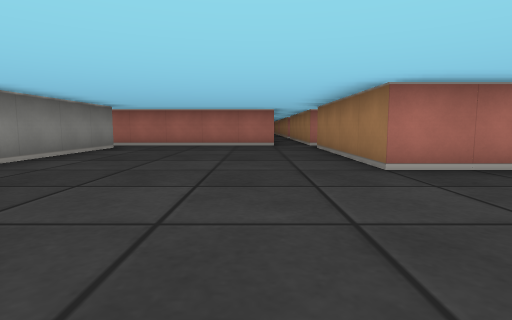
[1] (above)

24 first-person views from a walk through a cub3D level. The camera is about half as high as the walls, tilts 6° down and sees 80° across. The floor is counted in squares. Each view is taken from the middle of a square. On the plan, view 1 faces up. The plan holds only what a view shows up to about 9 squares ahead; the rest is blank.

[2]
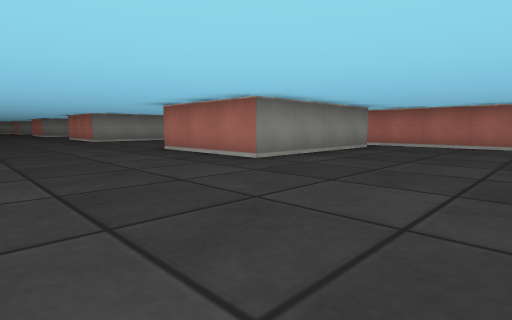

[3]
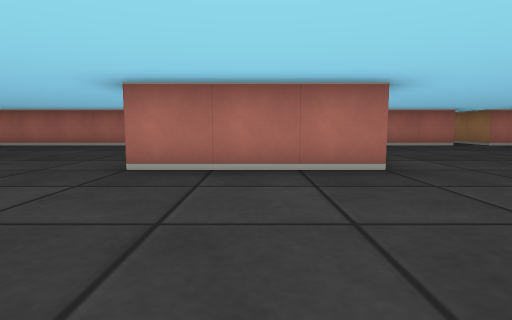

[4]
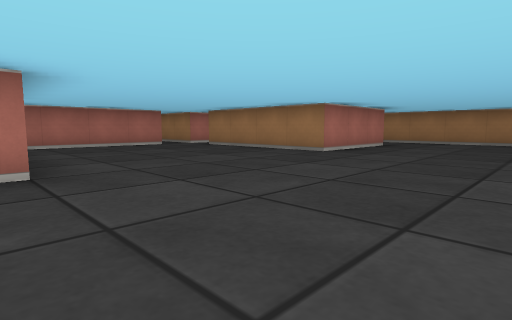

[5]
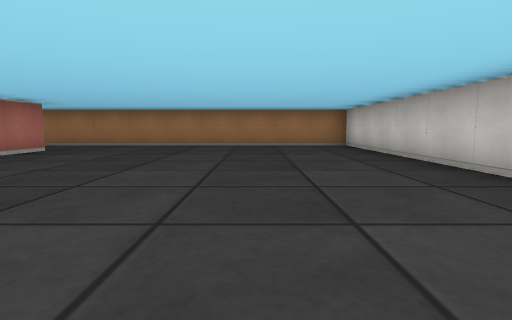

[6]
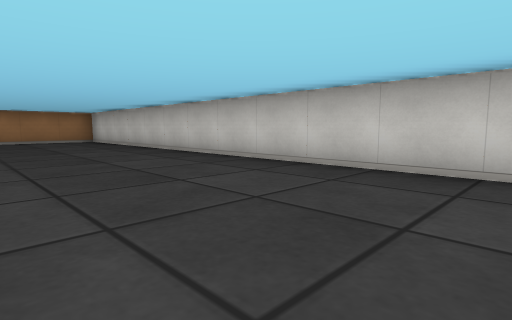

[7]
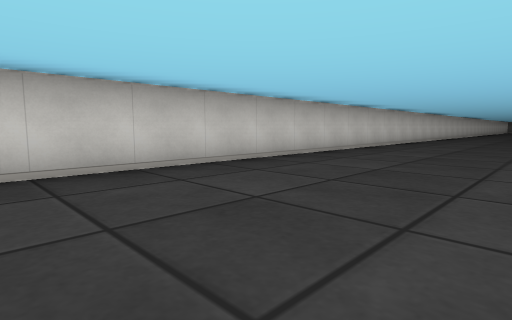

[8]
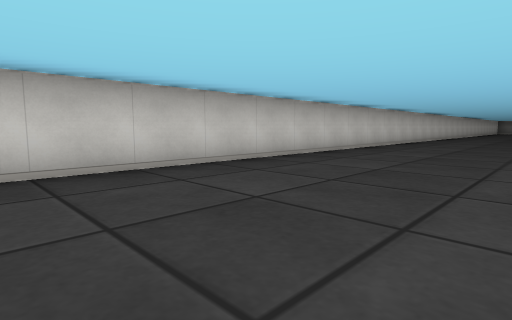

[9]
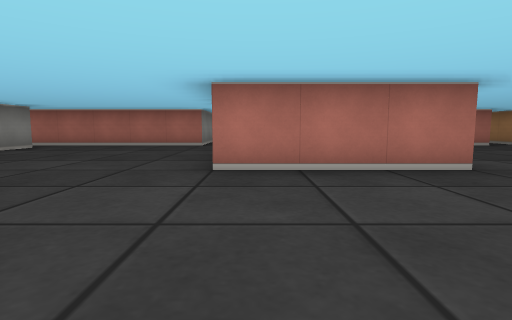

[10]
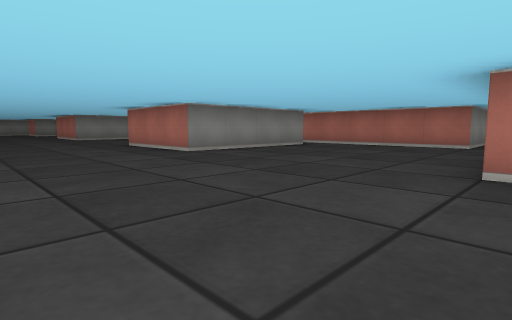

[11]
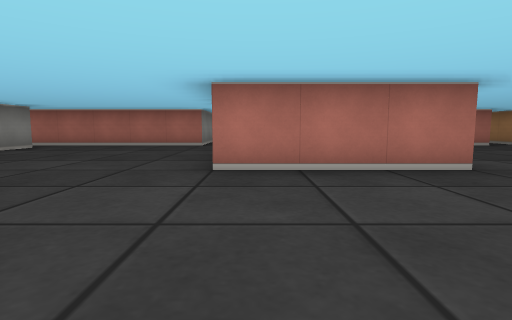

[12]
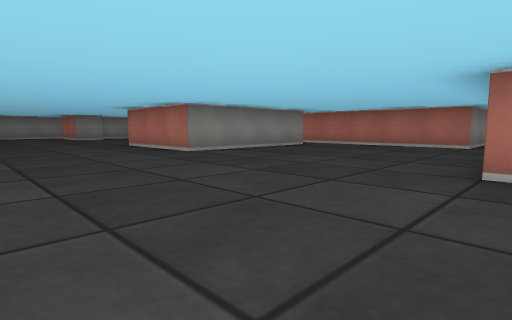

[13]
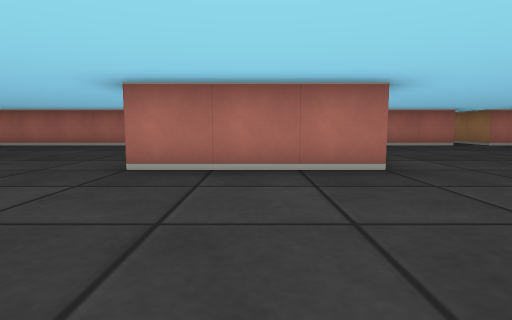

[14]
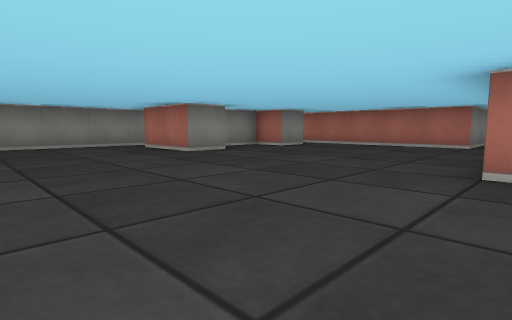

[15]
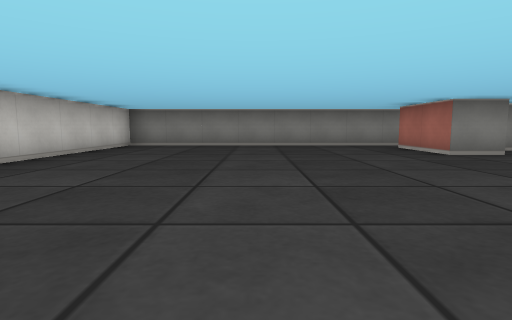

[16]
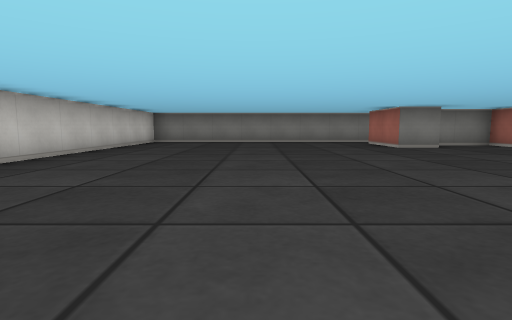

[17]
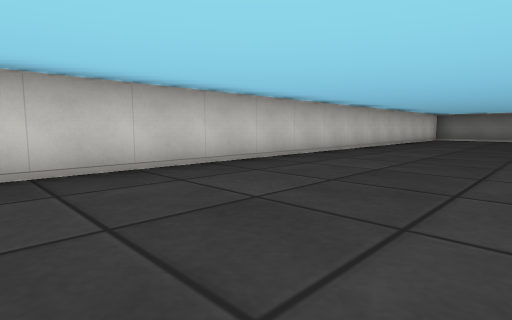

[18]
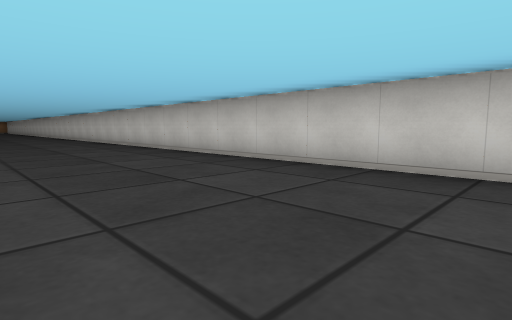

[19]
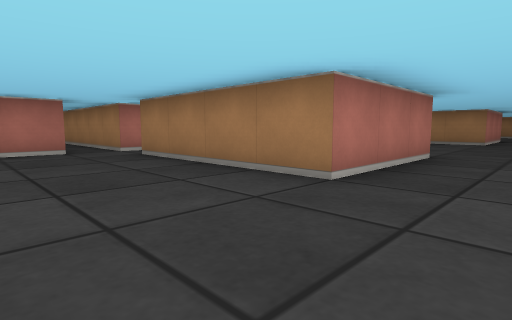

[20]
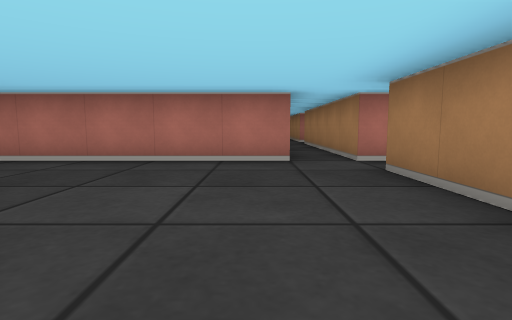

[21]
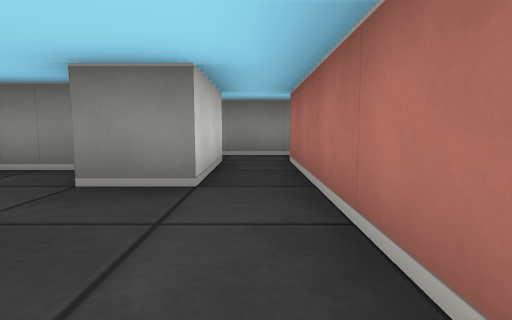

[22]
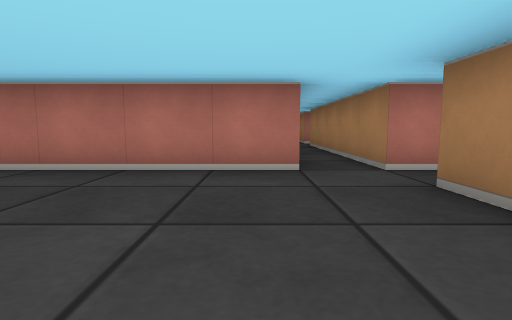

[23]
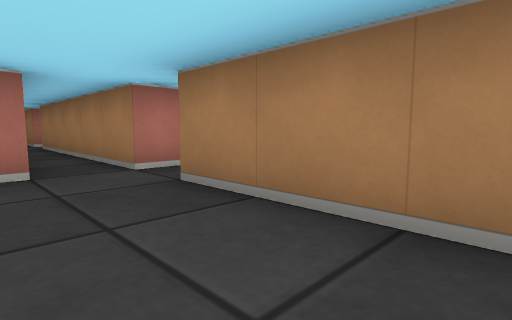

[24]
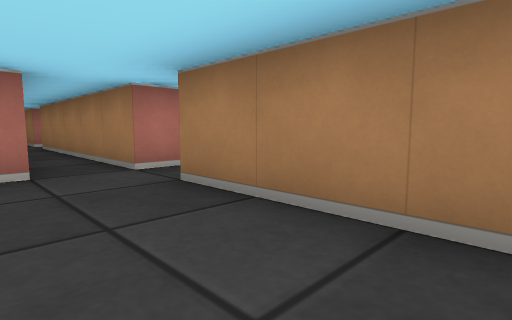

### Floor plan
Points are (right, up) in squares from view 1. A wall is a line through its corners. A room is listed if a view was taken in it or the views show most of it. See-through windows are left out.
Room 1 (views 1, 2, 3, 4, 5, 6, 7, 8, 9, 10, 11, 12, 13, 14, 15, 16, 17, 18, 19, 20, 21, 22, 23, 24)
walls: (-11.5, 7.5) (-11.5, 3.5) (-14.5, 3.5) (-14.5, 7.5); (-7.5, 8.5) (-12.2, 8.5); (-5.9, 8.5) (-6.5, 8.5); (-3.5, 7.6) (-3.5, 3.5) (-6.5, 3.5) (-6.5, 7.5); (-13.9, 8.5) (-14.5, 8.5); (-15.5, 8.5) (-20.2, 8.5); (0.6, 8.5) (-4.1, 8.5); (2.1, 8.5) (1.5, 8.5); (4.6, 3.5) (1.5, 3.5) (1.5, 7.5); (-19.5, 7.5) (-19.5, 3.5) (-22.5, 3.5); (-22.5, 5.8) (-22.5, 7.5); (-22, 8.5) (-22.5, 8.5); (-23.5, 8.5) (-27.5, 8.5); (8.6, 8.5) (5.1, 8.5); (10.1, 8.5) (9.5, 8.5); (-27.5, 4.6) (-27.5, 3.5) (-29.5, 3.5); (-27.5, 7.5) (-27.5, 6.5) (-28.5, 6.5) (-28.5, 5); (12.5, 3.5) (9.5, 3.5) (9.5, 7.4); (-30.5, 4) (-30.5, -3.5) (14.5, -3.5) (14.5, 4.9)
ways out: opening at (-30, 4); opening at (-28.5, 8); opening at (-23, 9); opening at (-15, 9); opening at (-7, 9); opening at (1, 9); opening at (9, 9)

Positions as (right, up) in squares from view 1, and headings:
1: (0, 0), facing up
2: (0, 0), facing up-left
3: (3, 0), facing up
4: (4, 0), facing up-right
5: (6, -1), facing right
6: (3, 0), facing down-right
7: (5, 0), facing down-left
8: (-1, 0), facing down-left
9: (-6, 0), facing up
10: (-6, 0), facing up-left
11: (-14, 0), facing up
12: (-14, 0), facing up-left
13: (-21, 0), facing up
14: (-22, 0), facing up-left
15: (-22, 0), facing left
16: (-20, 0), facing left
17: (-17, 0), facing down-left
18: (-19, 0), facing down-right
19: (-17, 2), facing up-right
20: (-24, 4), facing up
21: (-25, 8), facing left
22: (-8, 5), facing up
23: (-8, 5), facing up-right
24: (0, 5), facing up-right
